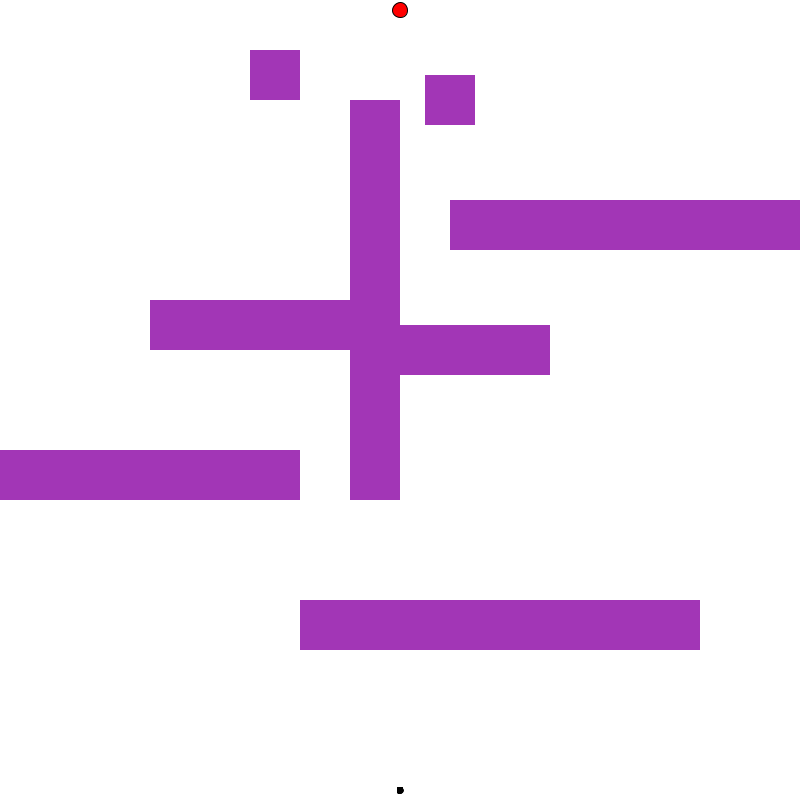
Frame 1 (no input)
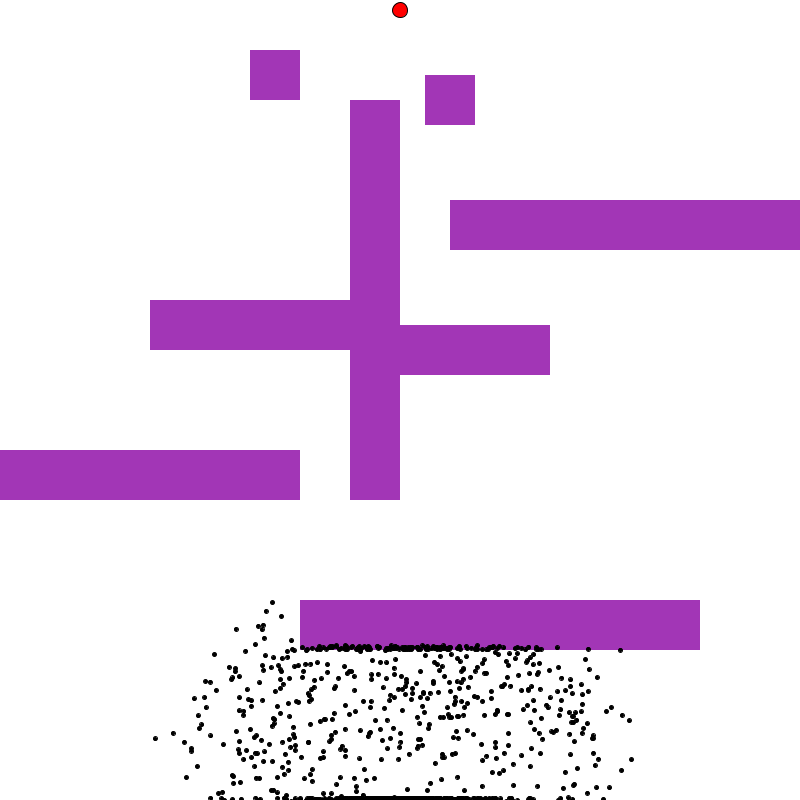
Frame 60 (the mouse pressed at the canvas centre just before this capture)
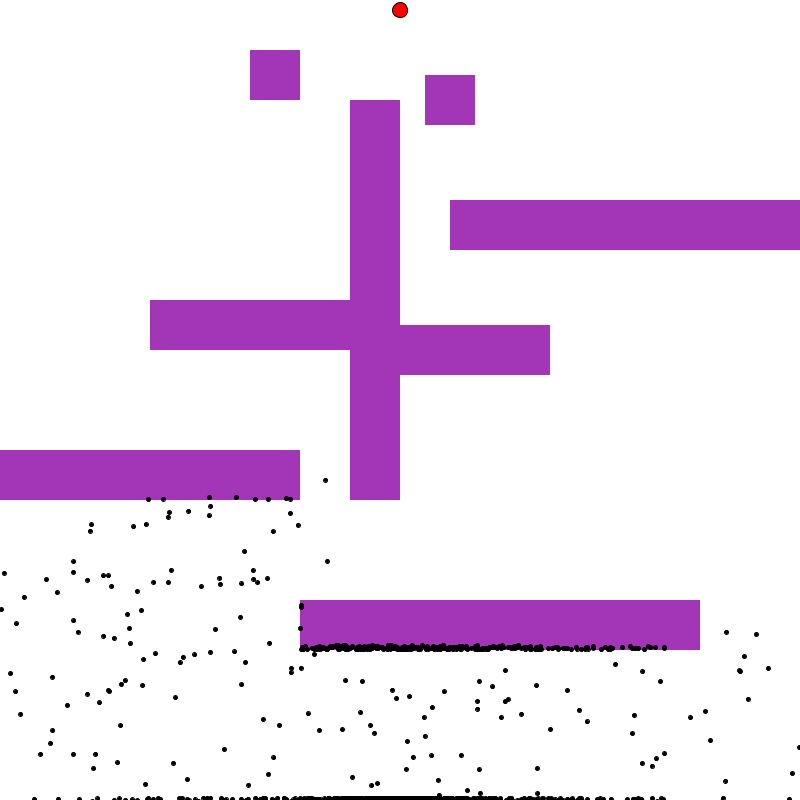
Frame 120 (the mouse held since frame 60 and released just before this capture)

The Processing sketch that drew these frames (run headless with seeded random() and noise(); from frame 60 on, the mouse is pressed at the canvas centre):

// Processing sketch: GeneticAlgorithm
// ── GeneticAlgorithm.pde
/**
 * Author:  Al Timofeyev
 * Date:    Jul 22, 2020
 * Desc:    Example of a simple Genetic Algorithm. Please refer to the README.txt file
 *          for explanations on what the changable variable are and what they do.
 *
 * Version:      1.0
 * Modified By:  
 * Modify Date:  
 */


Population population;  // The population of dots.
PVector goal;           // The goal vector of the Genetic Algorithm.
ArrayList<Wall> walls = new ArrayList<Wall>();  // List of obstacles (walls).

// ********************************************************************************
// ******************* CHANGE THESE TO CONTROL GENETIC ALGORITHM ******************
// ********************************************************************************
int goalSize = 15;      // The size of the goal.

int popSize = 1500;     // The size of the population.
int numOfMoves = 1000;  // The number of times each dot in population can move towards the goal before "dying".
int selectionType = 2;  // The type of selection to use to select a new generations. (1 = Tournament Selection, 2 = Roulette Wheel Selection)
float crProbability = 0.8;         // The probability of a crossover between 2 parents in the population, in the range of [0, 1).
float mutationProbability = 0.01;  // The probability of a mutation of a Dot's directions happening, in the range of [0, 1).
float elitismRate = 0.2;           // The elitism rate used to save a percentage of the old population, in the range of [0, 1).
// ********************************************************************************
// ********************************************************************************

void setup()
{
  size(800, 800);  // Size of the canvas is 800 by 800 (x, y).
  goal = new PVector(width/2, 10);  // Set a goal for the Genetic Algorithm.
  
  // Create as many walls as you would like and add them to the list.
  // NOTE: Coordinate system starts at Top Left corner of screen (0,0)
  // and ends at Bottom Right corner of screen (width, height).
  // EXAMPLE: Wall(topLeft_X, topLeft_Y, topRight_X, topRight_Y, bottomRight_X, bottomRight_Y, bottomLeft_X, bottomLeft_Y)
  walls.add(new Wall(150, 300, 400, 300, 400, 350, 150, 350));
  walls.add(new Wall(300, 600, width-100, 600, width-100, 650, 300, 650));
  walls.add(new Wall(350, 100, 400, 100, 400, 500, 350, 500));
  walls.add(new Wall(width/2, 325, width-250, 325, width-250, 375, width/2, 375));
  walls.add(new Wall(450, 200, width, 200, width, 250, 450, 250));
  walls.add(new Wall(0, height/2+50, 300, height/2+50, 300, height/2+100, 0, height/2+100));
  walls.add(new Wall(250, 50, 300, 50, 300, 100, 250, 100));
  walls.add(new Wall(425, 75, 475, 75, 475, 125, 425, 125));

  //population = new Population();
  //population = new Population(popSize);
  population = new Population(popSize, numOfMoves);
}


void draw()
{
  background(255);  // Set canvas background color.
  
  for(Wall wall : walls)  // Show all the walls.
    shape(wall.wall);

  // Set the fill color and size of the goal.
  fill(255, 0, 0);
  ellipse(goal.x, goal.y, goalSize, goalSize);
  
  // If all Dots in the population are dead, start the genetic algorithm.
  if (population.isPopulationDead())
  {
    population.run_Genetic_Algorithm();
  }
  else
  {
    population.update();
    population.show();
  }
}

// ── Dot.pde
/**
 * Author:  Al Timofeyev
 * Date:    July 28, 2020
 */

class Dot
{
  PVector position;
  PVector velocity;
  PVector acceleration;

  PVector[] directions;   // A set of directions that this dot can move.
  int stepsToTake = 500;  // The number of times this dot can move before dying/failing or succeeding.
  int stepsTaken = 0;     // The numver of times this dot has moved.

  boolean dead = false;           // Keeps track if the dot is dead or if it can still move.
  boolean reachedGoal = false;    // Keeps track if the dot has reached the goal.
  boolean isBest = false;         // Keeps track if the dot is the best in population.

  float fitness = 0;              // How fit/good is this dot compared to other dots.

  // ************************************************************************
  // ***************************** CONSTRUCTORS *****************************
  // ************************************************************************

  // Default Constructor
  Dot()
  {
    // Fill the set of directions this dot can move in.
    directions = new PVector[stepsToTake];
    randomize();

    // Starting position of the dot (is centered at bottom).
    position = new PVector(width/2, height-10);
    velocity = new PVector(0, 0);
    acceleration = new PVector(0, 0);
  }

  // *************************************************************************************

  /*  Overloading the default constructor
   *  @param numOfSteps  The number of steps a dot can take.
   */
  Dot(int numOfSteps)
  {
    stepsToTake = numOfSteps;

    // Fill the set of directions this dot can move in.
    directions = new PVector[stepsToTake];
    randomize();

    // Starting position of the dot (is centered at bottom).
    position = new PVector(width/2, height-10);
    velocity = new PVector(0, 0);
    acceleration = new PVector(0, 0);
  }

  // ************************************************************************
  // ******************************* METHODS ********************************
  // ************************************************************************

  // Shows the Dot on the canvas.
  void show()
  {
    // If this is the best dot, make it bigger and green.
    if (isBest)
    {
      fill(0, 255, 0);
      ellipse(position.x, position.y, 9, 9);
    }
    // Else, use the default color and size.
    else
    {
      // Fill color of the dot is set to Black.
      fill(0);

      // Size of the dot. 
      ellipse(position.x, position.y, 4, 4);
    }
  }

  // *************************************************************************************

  // Fill the directions array with random PVectors.
  void randomize()
  {
    for (int i = 0; i < directions.length; i++)
    {
      // Get a random angle in radians.
      float randomAngle = random(2*PI);

      // Make a 2D unit vector out of the radian angle
      // and assign it to the i'th index of directions.
      // Basically, the x,y direction in which to travel.
      directions[i] = PVector.fromAngle(randomAngle);
    }
  }

  // *************************************************************************************

  // Moves the Dot to a new position on the canvas.
  void move()
  {
    // If there are no more directions, kill the dot.
    if (stepsTaken >= directions.length)
    {
      dead = true;
    }

    // Else move the dot in the next available direction.
    else
    {
      // Set acceleration of the dot to the next direction in the
      // directions array and update the number of steps taken.
      acceleration = directions[stepsTaken];
      stepsTaken++;

      // Add acceleration to the velocity
      // and limit the velocity to 5.
      velocity.add(acceleration);
      velocity.limit(5);

      // The new position will be the new x,y coordinates of velocity.
      position.add(velocity);
    }
  }

  // *************************************************************************************

  // Updates the dot position and checks to see if the dot is dead or goal is reached.
  void update()
  {
    // If the dot isn't dead and the goal hasn't been reached.
    if (!dead && !reachedGoal)
    {
      // Move the dot.
      move();

      // Check to see if the dot has moved out of the canvas boundaries.
      if (position.x < 2 || position.y < 2 || position.x > width-2 || position.y > height-2)
      {
        dead = true;  // If it did, kill the dot.
      }

      // Else if the goal was reached.
      else if (dist(position.x, position.y, goal.x, goal.y) < 5)
      {
        reachedGoal = true;
      }

      // Check to see if dot is touching any of the walls.
      for (Wall wall : walls)
      {
        if (wall.isDotTouchingWall(position))
        {
          dead = true;  // If this dot is touching any walls, kill the dot.
          break;
        }
      }
    }
  }

  // *************************************************************************************

  // Calculate the fitness of this dot.
  void calculateFitness()
  {
    if (reachedGoal)
    {
      // The more moves that were made, the smaller the fitness.
      fitness = 1.0 - (float)(stepsTaken)/(float)(stepsToTake * stepsToTake);
    } else
    {
      // The bigger the distance between dot and goal, the smaller the fitness.
      float distanceToGoal = dist(position.x, position.y, goal.x, goal.y);
      fitness = 1.0/(distanceToGoal * distanceToGoal);
    }
  }

  // *************************************************************************************

  // Mutate the dot directions.
  void mutate()
  {
    float randMutationProbability;

    // Randomly mutate some parts of the directions.
    for (int i = 0; i < directions.length; i++)
    {
      // Generate a random mutation probability [0, 1).
      randMutationProbability = random(1);

      // If the random mutation probability is less than the initial
      // mutation probability then mutate that direction.
      if (randMutationProbability < mutationProbability)
      {
        // Set this direction as a random direction
        float randomAngle = random(2*PI);
        directions[i].add(PVector.fromAngle(randomAngle));

        // Normalize the mutated direction to range (-1, 1).
        if (directions[i].x > 0)
          directions[i].x = 1 / (1+directions[i].x);
        else
          directions[i].x = 1 / (-1-directions[i].x);
        if (directions[i].y > 0)
          directions[i].y = 1 / (1+directions[i].y);
        else
          directions[i].y = 1 / (-1-directions[i].y);
      }
    }
  }

  // *************************************************************************************

  /*  Clones this dot's directions.
   *  @return  Returns a dot with the same set of directions as this dot.
   */
  Dot clone()
  {
    Dot child = new Dot(stepsToTake);

    // Clone the directions of this dot into the baby dot.
    for (int i = 0; i < directions.length; i++)
      child.directions[i] = directions[i].copy();

    return child;
  }
}

// ── Population.pde
/** //<>// //<>//
 * Author:  Al Timofeyev
 * Date:    July 28, 2020
 */

class Population
{
  Dot[] population;       // Set of dots in this population.
  float fitnessSum = 0;   // Sum of all the dots' fitness in this population.
  int generation = 1;     // The generation of this population.
  int stepsToTake = 500;  // The number of times each dot can move.

  // ************************************************************************
  // ***************************** CONSTRUCTORS *****************************
  // ************************************************************************

  /**
   * Default Constructor
   */
  Population()
  {
    population = new Dot[500];
    for (int i = 0; i < population.length; i++)
    {
      population[i] = new Dot(stepsToTake);
    }
  }

  // *************************************************************************************

  /**
   * Overloading the default constructor
   * @param size  The size of the population.
   */
  Population(int size)
  {
    population = new Dot[size];
    for (int i = 0; i < population.length; i++)
    {
      population[i] = new Dot(stepsToTake);
    }
  }

  // *************************************************************************************

  /**
   * Overloading the default constructor
   * @param size  The size of the population.
   * @param numOfSteps  The number of steps a dot can take.
   */
  Population(int size, int numOfSteps)
  {
    stepsToTake = numOfSteps;
    population = new Dot[size];
    for (int i = 0; i < population.length; i++)
    {
      population[i] = new Dot(stepsToTake);
    }
  }

  // ************************************************************************
  // ******************************* METHODS ********************************
  // ************************************************************************

  /**
   * Shows the Population on the canvas.
   */
  void show()
  {
    for (int i = 0; i < population.length; i++)
    {
      population[i].show();
    }
  }

  // *************************************************************************************

  /**
   * Updates each dot in the population.
   */
  void update()
  {
    for (Dot dot : population)  // For each dot in the population.
      dot.update();  // Update the dot.
  }

  // *************************************************************************************

  /**
   * Checks to see if the population has died off.
   */
  boolean isPopulationDead()
  {
    for (Dot dot : population)  // For each dot in the population.
    {
      // If at least one dot isn't dead, return false.
      if (!dot.dead && !dot.reachedGoal)
      {
        return false;
      }
    }

    // Otherwise, all dots are dead or have reached the goal, return true.
    return true;
  }

  // *************************************************************************************

  /**
   * @brief Run The Genetic Algorithm.
   * Makes calls to calculate the fitness of each dot in the population, Selects parents, 
   * performs Crossover using the parents to create new children for the next population, 
   * Mutates the children, and then reduces and creates new population, making sure the 
   * best Dot from the previous generation of the population survives to the new population.
   */
  void run_Genetic_Algorithm()
  {
    // Calculate the fitness of each Dot in the current population.
    calculateFitness();

    // Calculate the fitness sum of the current population.
    calculateFitnessSum();

    // Find and save the Dot with the best fitness from the current population.
    Dot bestDot = findBestDot();

    // Initialize the new population of Dots.
    ArrayList<Dot> newPopulation = new ArrayList<Dot>();

    // Generate the new population from the old population.
    for (int i = 0; i < population.length; i += 2)
    { 
      // Select two parents from current population.
      int[] parentIndex = selectTwoParents();

      // Perform Crossover using the parents to get the children.
      Dot[] children = crossover(population[parentIndex[0]].clone(), population[parentIndex[1]].clone());

      // Mutate and add children to population.
      for (Dot child : children)
      {
        child.mutate();            // Mutate child.
        newPopulation.add(child);  // Add child to new population.
      }
    }

    // Reduce and combine the (overpopulated) new population with the old population
    // to make the next generation of Dots.
    reduceAndCombine(newPopulation);

    // Make sure the best dot from the previous population survives to the next population.
    population[0] = bestDot;

    // Update the generation of the population.
    generation++;
  }

  // *************************************************************************************

  /**
   * Calculate the fitness of each dot in the population.
   */
  void calculateFitness()
  {
    for (Dot dot : population)  // For each dot in the population.
      dot.calculateFitness();   // Calculate fitness.
  }

  // *************************************************************************************

  /**
   * Calculate the sum of all fitness values in the population.
   */
  void calculateFitnessSum()
  {
    fitnessSum = 0;
    for (Dot dot : population)    // For each dot in the population.
      fitnessSum += dot.fitness;  // Add the dot's fitness to the fitness sum.
  }

  // *************************************************************************************

  /**
   * Selects two parents from the population.
   * @return An array with the index of two parents.
   */
  int[] selectTwoParents()
  {
    int[] parents = new int[2];
    for (int i = 0; i < parents.length; i++)
    {
      switch(selectionType)
      {
      case 1:
        parents[i] = tournament_Selection();
        break;
      case 2:
        parents[i] = roulette_Wheel_Selection();
        break;
      default:
        parents[i] = roulette_Wheel_Selection();
        break;
      }
    }

    return parents;
  }

  // *************************************************************************************

  /**
   * Uses Tournament Selection to select one parent from population.
   * @return The index of the parent in the population.
   */
  int tournament_Selection()
  {
    // Set the tournament size. (Cannot exceed population size or be smaller than 1)
    int tournamentSize = population.length/2;

    Dot[] tournamentList = new Dot[tournamentSize];       // Keeps track of the dot in the population.
    int[] tournamentIndexList = new int[tournamentSize];  // Keeps track of the index of the dot in the population.

    // Select the specified number of individuals for the tournament.
    for (int i = 0, index; i < tournamentSize; i++)
    {
      index = int(random(population.length));  // Generate random index in range [0, population size).
      tournamentIndexList[i] = index;          // Save the index of the Dot that was generated.
      tournamentList[i] = population[index];   // Save the Dot at that index.
    }

    // Set the initial values for the (best) parent Dot and its index.
    int parentIndex = tournamentIndexList[0];
    Dot parentDot = tournamentList[0];

    // Select best (minimum) fitness from tournament.
    for (int i = 1; i < tournamentList.length; i++)
    {
      // If the next fitness in the tournament is better than the current one.
      if (tournamentList[i].fitness > parentDot.fitness)
      {
        parentIndex = tournamentIndexList[i];  // Update the parent Index.
        parentDot = tournamentList[i];         // Update the parent Fitness.
      }
    }

    return parentIndex;  // Return the index of the parent.
  }

  // *************************************************************************************

  /**
   * Uses Roulette Wheel Selection to select one parent from population.
   * @return The index of the parent in the population.
   */
  int roulette_Wheel_Selection()
  {
    // Calculate the probability of each dot's fitness value in the population.
    float[] probabilities = new float[population.length];
    float probability;
    for (int i = 0; i < population.length; i++)
    {
      probability = population[i].fitness / fitnessSum;
      probabilities[i] = probability;
    }

    // Generate a random probability between [0, 1).
    double randProbability = random(1);

    // Start Roulette Wheel Selection.
    double probabilitySum = 0;
    int parentIndex = 0;
    for (int i = 0; i < probabilities.length; i = ((i+1) % probabilities.length))
    {
      // Add probability to probability sum.
      probabilitySum += probabilities[i];

      // The first probability found that makes probabilitySum greater
      // than the random probability gets chosen as the parent.
      if (probabilitySum > randProbability)
      {
        parentIndex = i;  // Update parent index.
        break;            // Only leave the loop once parentIndex is found.
      }
    }

    return parentIndex;  // Return the index of the parent.
  }

  // *************************************************************************************

  /**
   * Returns two children that are a crossover of the parents using 1 crossover point.
   *
   * @param parent1  The first parent.
   * @param parent2  The second parent.
   *
   * @return  Returns two children that are a crossover of the parents.
   */
  Dot[] crossover(Dot parent1, Dot parent2)
  {
    // Declare the children.
    // For this example, the children will be the same as their respective parent by default.
    Dot[] children = new Dot[2];
    Dot child1 = parent1.clone();
    Dot child2 = parent2.clone();

    // Generate a random crossover probability in the range of [0, 1).
    float randomCRProbability = random(1);

    int crIndex;  // Declare a crossover index.

    // If the random crossover probability is less than the initial crossover probability.
    if (randomCRProbability < crProbability)
    {
      crIndex = int(random(stepsToTake));  // Assign a crossover index.

      // Copy the second half of each parent to the opposite child.
      for (int i = crIndex; i < stepsToTake; i++)
      {
        child1.directions[i] = parent2.directions[i].copy();  // 2nd half of parent2 goes to child1.
        child2.directions[i] = parent1.directions[i].copy();  // 2nd half of parent1 goes to child2.
      }
    }

    // Add the two children to the list.
    children[0] = child1;
    children[1] = child2;

    return children;  // Return the two children.
  }

  // *************************************************************************************

  /**
   * Reduces new population and combines it with the old one.
   * @param newPopulation The new population.
   */
  void reduceAndCombine(ArrayList<Dot> newPopulation)
  {
    // Sort the old populations based on fitness.
    quicksort(population, 0, population.length-1);

    // Set the Elite Index using the Elitism Rate.
    int eliteIndex = int(elitismRate * population.length);

    // Make sure some of the best Dots from the old population survive to the new population.
    // DON'T REPLACE ANYTHING YET!!
    for (int i = 0; i < eliteIndex; i++)
      newPopulation.add(population[i]);

    // Sort the new populations based on fitness.
    quicksort(newPopulation, 0, newPopulation.size()-1);

    // Replace the old population with the new population, except for
    // the very first Dot, which is the best from the old population.
    for (int i = 1, j = 0; i < population.length; i++, j++)
      population[i] = newPopulation.get(j).clone();
  }

  // *************************************************************************************

  /**
   * Finds and returns the best dot in the population.
   */
  Dot findBestDot()
  {
    Dot bestDot;

    float tempFitness = 0;     // Holds a temporary fitness value.
    int bestFitnessIndex = 0;  // Holds the index of the Dot with the best fitness in the population.

    // Find the index of the best Dot in the population.
    for (int i = 0; i < population.length; i++)
    {
      if (population[i].fitness > tempFitness)
      {
        tempFitness = population[i].fitness;
        bestFitnessIndex = i;
      }
    }

    // Save the best Dot by making a clone of it.
    bestDot = population[bestFitnessIndex].clone();
    bestDot.isBest = true;
    bestDot.fitness = population[bestFitnessIndex].fitness;

    // Print the generation and the steps taken by the best Dot in population.
    println("Generation: " + generation + "\tSteps: " + population[bestFitnessIndex].stepsTaken + "\t\tBest Fitness: " + population[bestFitnessIndex].fitness);

    return bestDot;
  }

  // *************************************************************************************
  // *************************************************************************************

  /**
   * A Quicksort implementation for a Dot array based on their fitness.
   *
   * @note Sorted in Descending Order.
   *
   * @param dots  The array of Dots.
   * @param start  The starting index of Dots for the quicksort (inclusive).
   * @param end    The ending index of Dots for the quicksort (inclusive).
   */
  void quicksort(Dot[] dots, int start, int end)
  {
    int leftIndex = start;
    int rightIndex = end;
    int mid = start + (end - start) / 2;

    float pivot = dots[mid].fitness;

    while (leftIndex < end || rightIndex > start)
    {
      // Ignore all the numbers greater than pivot to the left.
      while (dots[leftIndex].fitness > pivot)    // Change it to < for Ascending Order.
        leftIndex++;

      // Ignore all the numbers less than pivot to the right.
      while (dots[rightIndex].fitness < pivot)   // Change it to > for Ascending Order.
        rightIndex--;

      if (leftIndex <= rightIndex)
      {
        swap(dots, leftIndex, rightIndex);
        leftIndex++;
        rightIndex--;
      } else
      {
        if (leftIndex < end)
          quicksort(dots, leftIndex, end);
        if (rightIndex > start)
          quicksort(dots, start, rightIndex);
        return;
      }
    }
  }

  /**
   * Swaps two values of a Dot array.
   *
   * @param dots    The array of Dots.
   * @param index1  The 1st index of the Dots for the swap.
   * @param index2  The 2nd index of the Dots for the swap.
   */
  void swap(Dot[] dots, int index1, int index2)
  {
    Dot temp = dots[index1];
    dots[index1] = dots[index2];
    dots[index2] = temp;
  }

  // *************************************************************************************
  // *************************************************************************************

  /**
   * A Quicksort implementation for a Dot ArrayList based on their fitness.
   *
   * @note Sorted in Descending Order.
   *
   * @param dots  The ArrayList of Dots.
   * @param start  The starting index of Dots for the quicksort (inclusive).
   * @param end    The ending index of Dots for the quicksort (inclusive).
   */
  void quicksort(ArrayList<Dot> dots, int start, int end)
  {
    int leftIndex = start;
    int rightIndex = end;
    int mid = start + (end - start) / 2;

    float pivot = dots.get(mid).fitness;

    while (leftIndex < end || rightIndex > start)
    {
      // Ignore all the numbers greater than pivot to the left.
      while (dots.get(leftIndex).fitness > pivot)    // Change it to < for Ascending Order.
        leftIndex++;

      // Ignore all the numbers less than pivot to the right.
      while (dots.get(rightIndex).fitness < pivot)   // Change it to > for Ascending Order.
        rightIndex--;

      if (leftIndex <= rightIndex)
      {
        swap(dots, leftIndex, rightIndex);
        leftIndex++;
        rightIndex--;
      } else
      {
        if (leftIndex < end)
          quicksort(dots, leftIndex, end);
        if (rightIndex > start)
          quicksort(dots, start, rightIndex);
        return;
      }
    }
  }

  /**
   * Swaps two values of a Dot array.
   *
   * @param dots    The array of Dots.
   * @param index1  The 1st index of the Dots for the swap.
   * @param index2  The 2nd index of the Dots for the swap.
   */
  void swap(ArrayList<Dot> dots, int index1, int index2)
  {
    Dot temp = dots.get(index1);
    dots.set(index1, dots.get(index2));
    dots.set(index2, temp);
  }
}

// ── Wall.pde
/**
 * Author:  Al Timofeyev
 * Date:    July 29, 2020
 * Desc:    Used to create obstacles for the population of dots
 *          in the Genetic Algorithm.
 */

class Wall
{
  PShape wall;  // The wall object.

  // The (x, y) coordinates of the 4 corners of the Wall shape.
  PVector topLeftCorner;
  PVector topRightCorner;
  PVector bottomRightCorner;
  PVector bottomLeftCorner;
  
  // ************************************************************************
  // ***************************** CONSTRUCTORS *****************************
  // ************************************************************************
  
  /**
   * @brief Constructor
   * Creates a PShape "wall" barrier object.
   * 
   * @param tl_X  Top left x coordinate of the Wall.
   * @param tl_Y  Top left y coordinate of the Wall.
   * @param tr_X  Top right x coordinate of the Wall.
   * @param tr_Y  Top right y coordinate of the Wall.
   * @param br_X  Bottom right x coordinate of the Wall.
   * @param br_Y  Bottom right y coordinate of the Wall.
   * @param bl_X  Bottom left x coordinate of the Wall.
   * @param bl_Y  Bottom left y coordinate of the Wall.
   */
  Wall(int tl_X, int tl_Y, int tr_X, int tr_Y, int br_X, int br_Y, int bl_X, int bl_Y)
  {
    // Assign these coordinates to the propper corners.
    topLeftCorner = new PVector(tl_X, tl_Y);
    topRightCorner = new PVector(tr_X, tr_Y);
    bottomRightCorner = new PVector(br_X, br_Y);
    bottomLeftCorner = new PVector(bl_X, bl_Y);

    // Make the Wall object.
    wall = createShape();
    wall.beginShape();
    wall.fill(162, 54, 182);  // Set the color of the shape.
    wall.noStroke();          // Make sure there's no stroke.
    wall.vertex(tl_X, tl_Y);  // Top Left corner.
    wall.vertex(tr_X, tr_Y);  // Top Right corner.
    wall.vertex(br_X, br_Y);  // Bottom Right corner.
    wall.vertex(bl_X, bl_Y);  // Bottom Left corner.
    wall.endShape();
  }
  
  // ************************************************************************
  // ******************************* METHODS ********************************
  // ************************************************************************

  /**
   * @brief Checks to see if a dot is touching or is inside this wall.
   * 
   * @param dot The PVector that contains the Dot object's x and y coordinates.
   * @return A true or false flag.
   */
  boolean isDotTouchingWall(PVector dot)
  {
    // If the dot is touching this wall, return true;
    if(dot.x >= bottomLeftCorner.x && dot.x <= bottomRightCorner.x && dot.y >= topLeftCorner.y && dot.y <= bottomLeftCorner.y)
      return true;
    
    return false;  // Otherwise, dot is not touching wall, return false.
  }
}
